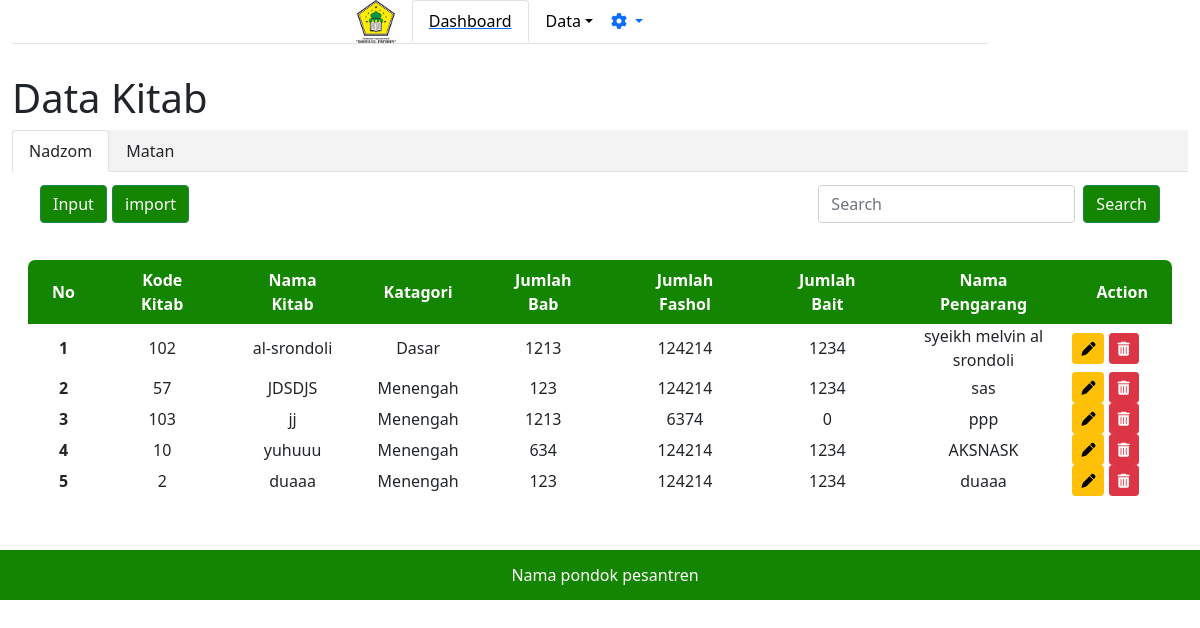
/adminpondok/datakitab/, run on an earlier commit of the app's database.
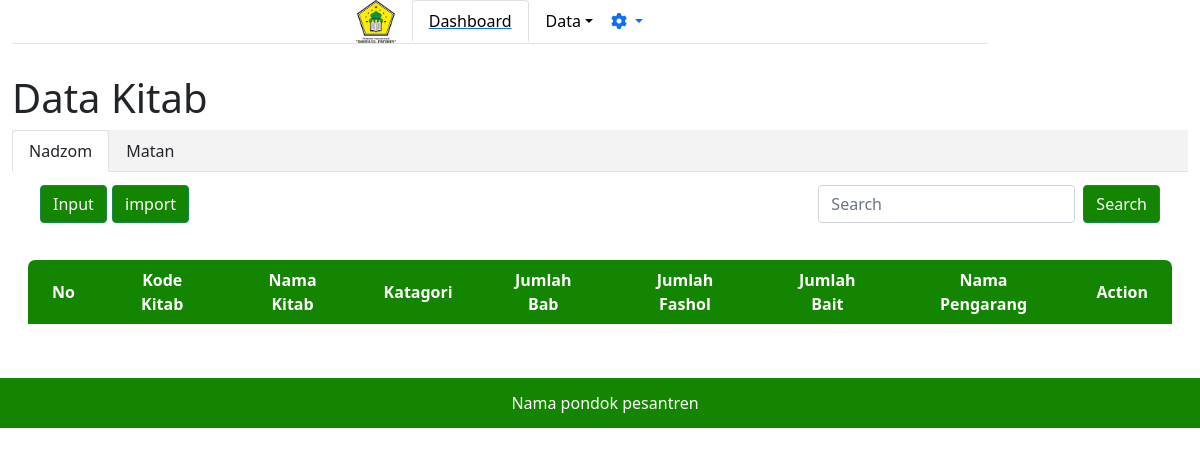
And on a later commit of the database.
### adminpondok/models.py (models this page shows)
class Nadzom(models.Model):
    kategori_kitab = [
        ('Dasar', 'Dasar'),
        ('Menengah', 'Menengah'),
        ('Atas', 'Atas'),
    ]
    kode_kitab = models.IntegerField(default=0, unique=True, null=True)
    nama_kitab = models.CharField(max_length=30, unique=True, null=True)
    kategori_kitab = models.CharField(
        max_length=9, choices=kategori_kitab, default='', null=True)
    jumlah_bab = models.IntegerField(default=0)
    jumlah_fashol = models.IntegerField(default=0, null=True)
    jumlah_bait = models.IntegerField(default=0, blank=True, null=True)
    nama_pengarang = models.CharField(max_length=30, null=True)

### adminpondok/views.py (the view, shortened to what this page needs)
# urls.py: path('datakitab/', views.nadzom),
def nadzom(req):
    kitab = models.Nadzom.objects.all()
    return render(req, 'adminpondok/datakitab.html', {
        'data': kitab,
    })

### adminpondok/templates/adminpondok/datakitab.html (shortened to what the changed rows need)
{% extends "adminpondok/base.html" %}
{% block content %}
<h1>Data Kitab</h1>
<div class="tab-content" id="nav-tabContent">
    <div class="tab-pane fade show active" id="nav-home" role="tabpanel" aria-labelledby="nav-home-tab">
        <div class="card-body">
            <div class="min-h-screen bg-white py-2">
                <div class="container-fluid">
                    <div class=" row d-flex">
                        <table class="bg-white divide-y divide-gray-300" style="border: green;">
                            <thead class="" style="background-color: #138500; color: #FFFFFF;">
                                <tr>
                                    <th class="font-semibold text-sm uppercase px-4 py-2 text-center"> No </th>
                                    <th class="font-semibold text-sm uppercase px-4 py-2 text-center"> Kode Kitab
                                    </th>
                                    <th class="font-semibold text-sm uppercase px-4 py-2 text-center"> Nama Kitab
                                    </th>
                                    <th class="font-semibold text-sm uppercase px-4 py-2 text-center"> Katagori
                                    </th>
                                    <th class="font-semibold text-sm uppercase px-4 py-2 text-center"> Jumlah Bab
                                    </th>
                                    <th class="font-semibold text-sm uppercase px-4 py-2 text-center"> Jumlah Fashol
                                    </th>
                                    <th class="font-semibold text-sm uppercase px-4 py-2 text-center"> Jumlah Bait
                                    </th>
                                    <th class="font-semibold text-sm uppercase px-4 py-2 text-center"> Nama
                                        Pengarang
                                    </th>
                                    <th class="font-semibold text-sm uppercase px-4 py-2 text-center">Action</th>
                                </tr>
                            </thead>
                            {% for d in data %}
                            <tbody class="divide-y divide-gray-200">
                                <tr>
                                    <th scope="row" class="text-center">{{ forloop.counter }}</th>
                                    <td class="text-center">{{d.kode_kitab}}</td>
                                    <td class="text-center">{{d.nama_kitab}}</td>
                                    <td class="text-center">{{d.kategori_kitab}}</td>
                                    <td class="text-center">{{d.jumlah_bab}}</td>
                                    <td class="text-center">{{d.jumlah_fashol}}</td>
                                    <td class="text-center">{{d.jumlah_bait}}</td>
                                    <td class="text-center">{{d.nama_pengarang}}</td>
                                    <td>
                                        <a class="btn btn-sm btn-warning" data-bs-toggle="modal"
                                            data-bs-target="#modaleditkitab" href="datasantri/{{d.id}}/update"><i
                                                class="fas fa-pen"></i></a>
                                        <a class="btn btn-sm btn-danger" href="{{d.id}}/delete"><i
                                                class="fas fa-trash-alt"></i></a>
                                    </td>
                                </tr>
                            </tbody>
                            {% endfor %}
                        </table>
                    </div>
                </div>
            </div>
        </div>
    </div>
</div>
{% endblock %}

What changed in the data, as far as the page shows it:
removed Nadzom: kode_kitab "102", nama_kitab "al-srondoli", kategori_kitab "Dasar", jumlah_bab "1213", jumlah_fashol "124214", jumlah_bait "1234", nama_pengarang "syeikh melvin al srondoli"
removed Nadzom: kode_kitab "57", nama_kitab "JDSDJS", kategori_kitab "Menengah", jumlah_bab "123", jumlah_fashol "124214", jumlah_bait "1234", nama_pengarang "sas"
removed Nadzom: kode_kitab "103", nama_kitab "jj", kategori_kitab "Menengah", jumlah_bab "1213", jumlah_fashol "6374", jumlah_bait "0", nama_pengarang "ppp"
removed Nadzom: kode_kitab "10", nama_kitab "yuhuuu", kategori_kitab "Menengah", jumlah_bab "634", jumlah_fashol "124214", jumlah_bait "1234", nama_pengarang "AKSNASK"
removed Nadzom: kode_kitab "2", nama_kitab "duaaa", kategori_kitab "Menengah", jumlah_bab "123", jumlah_fashol "124214", jumlah_bait "1234", nama_pengarang "duaaa"
